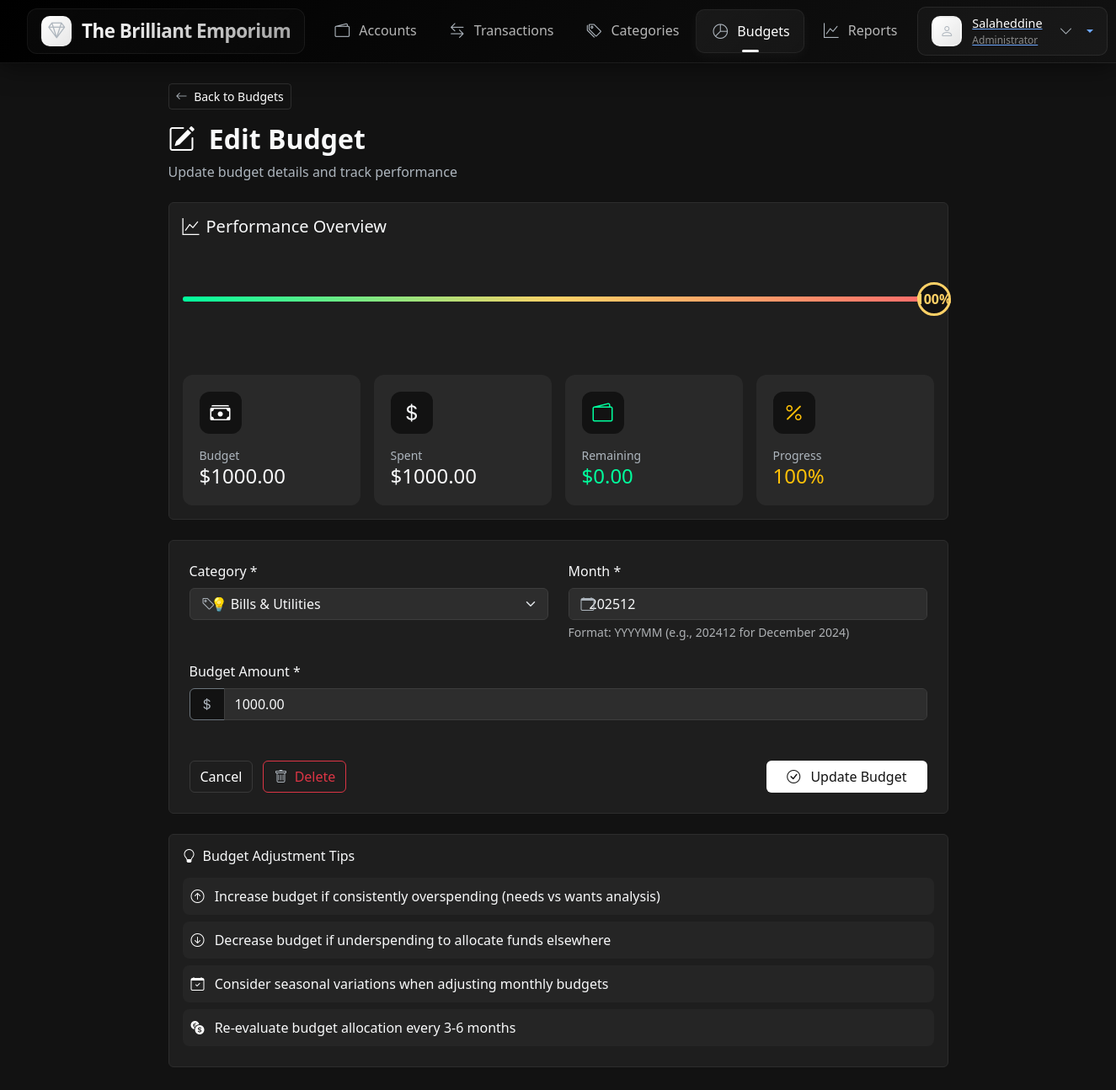
/budgets/1/edit (signed in), run on the app's committed database.
### models.py (models this page shows, shortened)
class User(db.Model, UserMixin):
    __tablename__ = 'users'
    id = db.Column(db.Integer, primary_key=True)
    email = db.Column(db.String(120), unique=True, nullable=False, index=True)
    name = db.Column(db.String(100), nullable=False)
    hashed_password = db.Column(db.String(256), nullable=False)
    created_at = db.Column(db.DateTime, default=datetime.utcnow, nullable=False)
    last_login = db.Column(db.DateTime, nullable=True)
    accounts = relationship("Account", back_populates="user", cascade="all, delete-orphan")
    categories = relationship("Category", back_populates="user", cascade="all, delete-orphan")
    transactions = relationship("Transaction", back_populates="user", cascade="all, delete-orphan")
    budgets = relationship("Budget", back_populates="user", cascade="all, delete-orphan")

class Budget(db.Model):
    __tablename__ = 'budgets'
    id = db.Column(db.Integer, primary_key=True)
    amount = db.Column(db.Numeric(12, 2), nullable=False)
    month = db.Column(db.Integer, nullable=False)  # Format: YYYYMM
    created_at = db.Column(db.DateTime, default=datetime.utcnow, nullable=False)
    updated_at = db.Column(db.DateTime, default=datetime.utcnow, onupdate=datetime.utcnow)
    user_id = db.Column(db.Integer, ForeignKey('users.id', ondelete='CASCADE'), nullable=False)
    category_id = db.Column(db.Integer, ForeignKey('categories.id', ondelete='CASCADE'), nullable=False)
    user = relationship("User", back_populates="budgets")
    category = relationship("Category", back_populates="budgets")
    __table_args__ = (
        db.UniqueConstraint('user_id', 'category_id', 'month', name='uq_user_category_month'),
        db.Index('idx_budget_user_month', 'user_id', 'month'),
        db.CheckConstraint('month >= 200001 AND month <= 209912', name='check_valid_month'),
        db.CheckConstraint('amount >= 0', name='check_budget_amount'),
    )
    @property
    def spent_amount(self):
        return float(getattr(self, '_spent_amount', 0.0))
    @spent_amount.setter
    def spent_amount(self, value):
        self._spent_amount = float(value) if value is not None else 0.0
    @property
    def remaining_amount(self):
        return float(self.amount) - self.spent_amount

### routes/budgets.py (the view, shortened to what this page needs)
@budgets_bp.route('/<int:budget_id>/edit', methods=['GET', 'POST'])
@login_required
def edit(budget_id):
    budget = Budget.query.filter_by(
        id=budget_id,
        user_id=current_user.id
    ).first_or_404()
    form = BudgetForm(obj=budget)
    form.category_id.choices = [(cat.id, f"{cat.icon} {cat.name}")
                               for cat in Category.query.filter_by(
                                   user_id=current_user.id,
                                   type=TransactionType.EXPENSE,
                                   is_active=True
                               ).all()]
    try:
        year = budget.month // 100
        month = budget.month % 100
        month_start = date(year, month, 1)
        if month == 12:
            month_end = date(year + 1, 1, 1) - timedelta(days=1)
        else:
            month_end = date(year, month + 1, 1) - timedelta(days=1)
        spent = db.session.query(
            func.coalesce(func.sum(Transaction.amount), 0)
        ).filter(
            Transaction.user_id == current_user.id,
            Transaction.category_id == budget.category_id,
            Transaction.type == TransactionType.EXPENSE,
            Transaction.date >= month_start,
            Transaction.date <= month_end
        ).scalar() or 0
        budget.spent_amount = float(spent)
    except Exception:
        budget.spent_amount = 0.0
    return render_template('budgets/edit.html', form=form, budget=budget)

### templates/budgets/edit.html (shortened to what this page needs)
{% extends "accounts/layout.html" %}
{% block main %}
<div class="container py-4">
    <div class="row justify-content-center">
        <div class="col-lg-10">
            <div class="mb-4 fade-in">
                <a href="{{ url_for('budgets.index') }}{% if request.args.get('month') %}?month={{ request.args.get('month') }}{% endif %}"
                   class="btn btn-outline-accent btn-sm mb-3 hover-lift">
                    <i class="bi bi-arrow-left me-1"></i> Back to Budgets
                </a>
                <h1 class="h2 fw-bold">
                    <i class="bi bi-pencil-square text-accent me-2"></i>
                    Edit Budget
                </h1>
                <p class="text-gray">Update budget details and track performance</p>
            </div>
            <div class="card performance-card mb-4">
                <div class="card-body">
                    <h5 class="mb-4"><i class="bi bi-graph-up text-accent me-2"></i>Performance Overview</h5>
                    <div class="performance-meter">
                        <div class="performance-track"></div>
                        <div class="performance-progress" id="progressBar"></div>
                        {% set percentage = ((budget.spent_amount | float) / (budget.amount | float) * 100) if (budget.amount | float) > 0 else 0 %}
                        {% set progress_color = 'var(--success)' if percentage <= 80 else 'var(--warning)' if percentage <= 100 else 'var(--error)' %}
                        <div class="performance-marker" id="progressMarker"
                             style="left: {{ percentage if percentage <= 100 else 100 }}%; border-color: {{ progress_color }}; color: {{ progress_color }};">
                            {{ "%.0f"|format(percentage) }}%
                        </div>
                    </div>
                    <div class="row g-3 mt-4">
                        <div class="col-md-3">
                            <div class="metric-card">
                                <div class="metric-icon bg-dark-gray">
                                    <i class="bi bi-cash-stack text-accent fs-4"></i>
                                </div>
                                <small class="text-gray d-block">Budget</small>
                                <h4 class="mb-0">${{ "%.2f"|format(budget.amount) }}</h4>
                            </div>
                        </div>
                        <div class="col-md-3">
                            <div class="metric-card">
                                <div class="metric-icon bg-dark-gray">
                                    <i class="bi bi-currency-dollar {{ 'text-danger' if budget.spent_amount > budget.amount else 'text-light' }} fs-4"></i>
                                </div>
                                <small class="text-gray d-block">Spent</small>
                                <h4 class="mb-0 {{ 'text-danger' if budget.spent_amount > budget.amount else 'text-light' }}">
                                    ${{ "%.2f"|format(budget.spent_amount) }}
                                </h4>
                            </div>
                        </div>
                        <div class="col-md-3">
                            <div class="metric-card">
                                <div class="metric-icon bg-dark-gray">
                                    <i class="bi bi-wallet2 {{ 'text-danger' if budget.remaining_amount < 0 else 'text-success' }} fs-4"></i>
                                </div>
                                <small class="text-gray d-block">Remaining</small>
                                <h4 class="mb-0 {{ 'text-danger' if budget.remaining_amount < 0 else 'text-success' }}">
                                    ${{ "%.2f"|format(budget.remaining_amount) }}
                                </h4>
                            </div>
                        </div>
                        <div class="col-md-3">
                            <div class="metric-card">
                                <div class="metric-icon bg-dark-gray">
                                    <i class="bi bi-percent {{ 'text-danger' if percentage > 100 else 'text-warning' if percentage > 80 else 'text-success' }} fs-4"></i>
                                </div>
                                <small class="text-gray d-block">Progress</small>
                                <h4 class="mb-0 {{ 'text-danger' if percentage > 100 else 'text-warning' if percentage > 80 else 'text-success' }}">
                                    {{ "%.0f"|format(percentage) }}%
                                </h4>
                            </div>
                        </div>
                    </div>
                </div>
            </div>
            <div class="card form-card">
                <div class="card-body p-4">
                    <form method="POST" action="{{ url_for('budgets.edit', budget_id=budget.id) }}" id="budgetForm">
                        <div class="row form-step" style="animation-delay: 0.1s">
                            <div class="col-md-6 mb-4">
                                <label class="form-label">Category *</label>
                                <div class="position-relative">
                                    {{ form.category_id(class="form-select ps-4") }}
                                    <div class="input-icon">
                                        <i class="bi bi-tag"></i>
                                    </div>
                                </div>
                            </div>
                            <div class="col-md-6 mb-4">
                                <label class="form-label">Month *</label>
                                <div class="position-relative">
                                    {{ form.month(class="form-control ps-4", placeholder="YYYYMM") }}
                                    <div class="input-icon">
                                        <i class="bi bi-calendar"></i>
                                    </div>
                                </div>
                                <div class="form-text">Format: YYYYMM (e.g., 202412 for December 2024)</div>
                            </div>
                        </div>
                        <div class="mb-4 form-step" style="animation-delay: 0.2s">
                            <label class="form-label">Budget Amount *</label>
                            <div class="input-group">
                                <span class="input-group-text bg-dark-gray border-secondary"><i class="bi bi-currency-dollar"></i></span>
                                {{ form.amount(class="form-control", placeholder="0.00", step="0.01", min="0") }}
                            </div>
                        </div>
                        <div class="d-flex justify-content-between mt-5 form-step" style="animation-delay: 0.3s">
                            <div>
                                <a href="{{ url_for('budgets.index') }}{% if request.args.get('month') %}?month={{ request.args.get('month') }}{% endif %}"
                                   class="btn btn-outline-accent hover-lift me-2">Cancel</a>
                                <a href="#" class="btn btn-outline-danger hover-lift" onclick="confirmDelete()">
                                    <i class="bi bi-trash me-1"></i> Delete
                                </a>
                            </div>
                            <button type="submit" class="btn btn-accent hover-lift px-4">
                                <i class="bi bi-check-circle me-2"></i> Update Budget
                            </button>
                        </div>
                    </form>
                </div>
            </div>
            <div class="card help-card mt-4">
                <div class="card-body">
                    <h6 class="mb-3"><i class="bi bi-lightbulb text-accent me-2"></i>Budget Adjustment Tips</h6>
                    <div class="tip-item">
                        <i class="bi bi-arrow-up-circle me-2"></i>
                        Increase budget if consistently overspending (needs vs wants analysis)
                    </div>
                    <div class="tip-item">
                        <i class="bi bi-arrow-down-circle me-2"></i>
                        Decrease budget if underspending to allocate funds elsewhere
                    </div>
                    <div class="tip-item">
                        <i class="bi bi-calendar-check me-2"></i>
                        Consider seasonal variations when adjusting monthly budgets
                    </div>
                    <div class="tip-item">
                        <i class="bi bi-currency-exchange me-2"></i>
                        Re-evaluate budget allocation every 3-6 months
                    </div>
                </div>
            </div>
        </div>
    </div>
</div>
            {% set percentage = ((budget.spent_amount | float) / (budget.amount | float) * 100) if (budget.amount | float) > 0 else 0 %}
{% endblock %}

### templates/accounts/layout.html (shortened to what this page needs)
<!DOCTYPE html>
<html lang="en" data-bs-theme="dark">
<head>
    <link href="{{ url_for('static', filename='css/style.css') }}" rel="stylesheet">
    <link href="https://cdn.jsdelivr.net/npm/bootstrap@5.3.3/dist/css/bootstrap.min.css" rel="stylesheet">
    <link href="https://cdnjs.cloudflare.com/ajax/libs/bootstrap-icons/1.8.1/font/bootstrap-icons.min.css" rel="stylesheet">
</head>
<body>
    <nav class="navbar navbar-expand-lg">
        <div class="navbar-container container-fluid">
            <a class="navbar-brand" href="{{ url_for('index') }}">
                <span class="brand-icon">
                    <i class="bi bi-gem"></i>
                </span>
                <span class="brand-text">The Brilliant Emporium</span>
            </a>
            <div class="collapse navbar-collapse" id="mainNavbar">
                <ul class="navbar-nav mx-auto">
                    <li class="nav-item">
                        <a class="nav-link" href="{{ url_for('accounts.index') }}">
                            <span class="nav-icon">
                                <i class="bi bi-wallet2"></i>
                            </span>
                            <span>Accounts</span>
                        </a>
                    </li>
                    <li class="nav-item">
                        <a class="nav-link" href="{{ url_for('transactions.index') }}">
                            <span class="nav-icon">
                                <i class="bi bi-arrow-left-right"></i>
                            </span>
                            <span>Transactions</span>
                        </a>
                    </li>
                    <li class="nav-item">
                        <a class="nav-link" href="{{ url_for('categories.index') }}">
                            <span class="nav-icon">
                                <i class="bi bi-tags"></i>
                            </span>
                            <span>Categories</span>
                        </a>
                    </li>
                    <li class="nav-item">
                        <a class="nav-link" href="{{ url_for('budgets.index') }}">
                            <span class="nav-icon">
                                <i class="bi bi-pie-chart"></i>
                            </span>
                            <span>Budgets</span>
                        </a>
                    </li>
                    <li class="nav-item">
                        <a class="nav-link" href="{{ url_for('reports.index') }}">
                            <span class="nav-icon">
                                <i class="bi bi-graph-up"></i>
                            </span>
                            <span>Reports</span>
                        </a>
                    </li>
                </ul>
                <div class="user-dropdown nav-item dropdown">
                    <a class="dropdown-toggle" href="#" id="userDropdown" role="button"
                       data-bs-toggle="dropdown" aria-expanded="false">
                        <div class="user-avatar">
                            <i class="bi bi-person"></i>
                        </div>
                        <div class="d-flex flex-column text-start">
                            <span class="user-name">{{ current_user.name }}</span>
                            <span class="user-role">Administrator</span>
                        </div>
                        <i class="bi bi-chevron-down ms-2"></i>
                    </a>
                </div>
            </div>
        </div>
    </nav>
    <main class="pb-5">
        {% block main %}{% endblock %}
    </main>
</body>
</html>

### data on the page
User: name "Salaheddine"
Budget: amount "1000.00", remaining_amount "0.00", category_id "💡 Bills & Utilities", month "202512"

### other printed values
{{ "%.0f"|format(percentage) }} "100"
{{ "%.2f"|format(budget.spent_amount) }} "1000.00"
